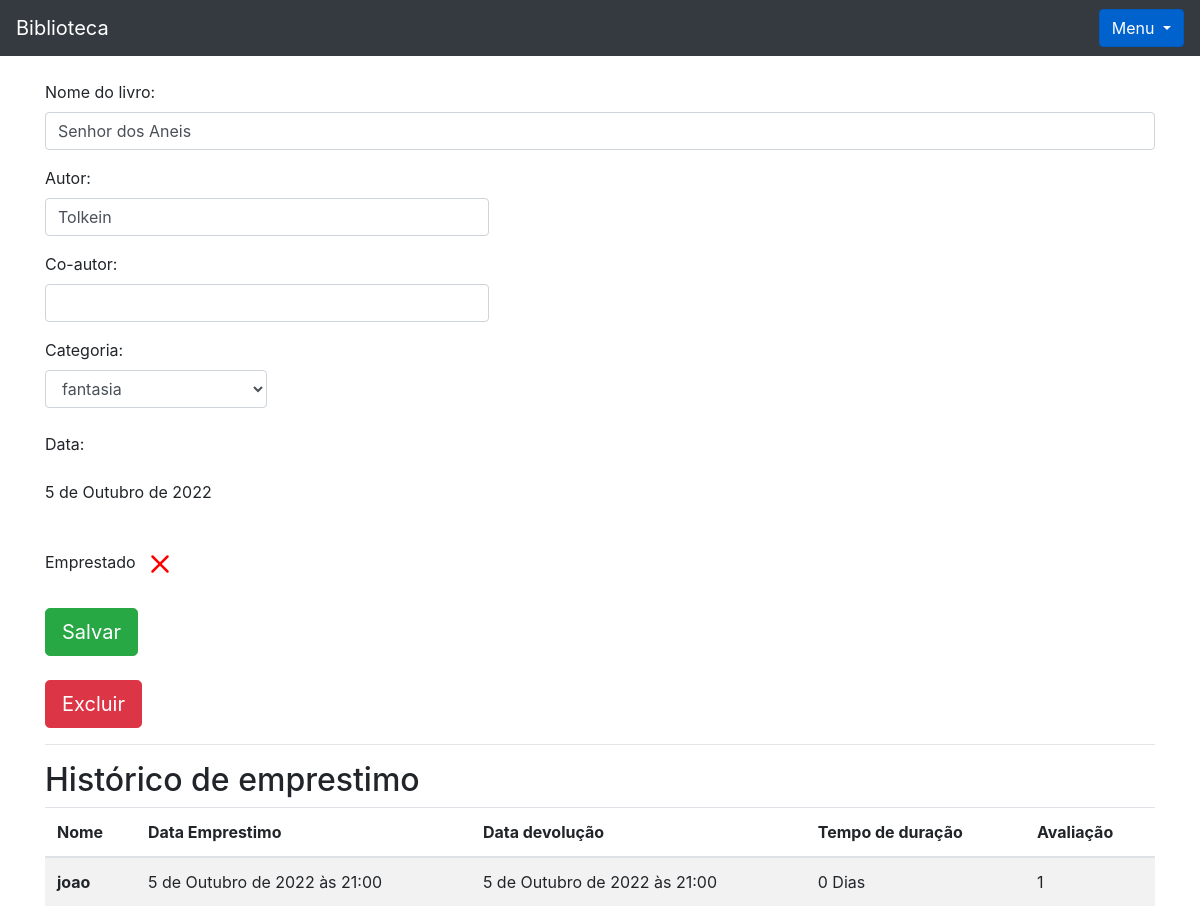
Screenshot of /livro/ver_livros/4 (signed in) with the database file from the repository.
### livro/models.py (models this page shows, shortened)
class Livros(models.Model):
    nome = models.CharField(max_length = 100)
    autor = models.CharField(max_length = 30)
    co_autor = models.CharField(max_length = 30, blank=True)
    data_cadastro = models.DateField(default= date.today)
    emprestado = models.BooleanField(default=False)
    categoria = models.ForeignKey(Categoria, on_delete=models.DO_NOTHING)
    usuario = models.ForeignKey(Usuario, on_delete=models.DO_NOTHING)
    class Meta: # a classe meta dentro de uma classe faz com que seja possivel alterar o nome da classe para que a visualização do admin não fique com duas letras s no final
        verbose_name = 'Livro'

class Emprestimos(models.Model):
    choices = (
        ('P', 'Pessimo'),
        ('R', 'Ruim'),
        ('B', 'Bom'),
        ('O', 'Otimo')
    )
    nome_emprestado = models.ForeignKey(Usuario, on_delete=models.DO_NOTHING, blank=True, null=True)
    nome_emprestado_anonimo = models.CharField(max_length=30, blank=True, null=True)
    data_emprestimo = models.DateTimeField(default=datetime.datetime.now())
    data_devolucao = models.DateTimeField(blank=True, null=True)
    livro = models.ForeignKey(Livros, on_delete=models.DO_NOTHING)
    avaliacao = models.CharField(max_length=1, choices=choices, blank=True, null=True)

### livro/views.py (the view)
# urls.py: path('ver_livros/<int:id>', views.ver_livros, name='ver_livros'),
def ver_livros(request, id):
    if request.session.get('usuario'):
        livro = Livros.objects.get(id = id)
        categoria_livro = Categoria.objects.filter(usuario = request.session.get('usuario'))
        if request.session['usuario'] == livro.usuario.id:
            usuario = Usuario.objects.get(id = request.session['usuario'])
            emprestimos = Emprestimos.objects.filter(livro = livro)
            form = CadastroLivro()
            form.fields['usuario'].initial = request.session['usuario']
            form.fields['categoria'].queryset = Categoria.objects.filter(usuario = usuario)
            form_categoria = CategoriaLivro()
            usuarios = Usuario.objects.all()
            livros = Livros.objects.filter(usuario_id = request.session.get('usuario'))
            livros_emprestar = Livros.objects.filter(usuario = usuario).filter(emprestado = False)
            livros_emprestados = Livros.objects.filter(usuario = usuario).filter(emprestado = True)
            return render(request, 'ver_livro.html', {'livro': livro,
                                                      'categoria_livro': categoria_livro,
                                                      'emprestimos': emprestimos,
                                                      'usuario_logado': request.session.get('usuario'),
                                                      'form': form,
                                                      'id_livro': id,
                                                      'form_categoria': form_categoria,
                                                      'usuarios': usuarios,
                                                      'livros': livros,
                                                      'livros_emprestar': livros_emprestar,
                                                      'livros_emprestados': livros_emprestados})
        else:
            return HttpResponse('esse livro não é seu')
    else:
        return redirect('/auth/login/?status=2')

### livro/forms.py
class CadastroLivro(forms.ModelForm):
    class Meta:
        model = Livros
        fields = '__all__'
    def __init__(self, *args, **kwargs):
        super().__init__(*args, **kwargs)
        self.fields['usuario'].widget = forms.HiddenInput()

class CategoriaLivro(forms.Form):
    nome = forms.CharField(max_length=30)
    descricao = forms.CharField(max_length=60)
    def __init__(self, *args, **kwargs):
        super().__init__(*args, **kwargs)
        self.fields['descricao'].widget = forms.Textarea()

### livro/models.py (called while the page is built)
    def __str__(self):
        return self.nome

### livro/templatetags/filtros.py (called while the page is built)
@register.filter
def mostra_duracao(value1, value2):
    if all((isinstance(value1, datetime), isinstance(value2, datetime))):
        dias = (value1 - value2).days
        texto = 'Dias'
        if dias == 1:
            texto = 'Dia'
        return f'{dias} {texto}'
    return 'Ainda não foi devolvido'

### livro/templates/ver_livro.html (shortened to what this page needs)
{% extends 'base.html' %}
{% load filtros %}
{% block 'conteudo' %}
  <div class="container">
      <br>
    <form action="{% url 'alterar_livro' %}" method="POST">
        <p>
          <label>Nome do livro:</label>
          <input class="form-control" type="texte" value="{{livro.nome}}" name="nome_livro">
        </p>
        <p>
          <label>Autor:</label>
          <input style="width: 40%;" class="form-control" type="texte" value="{{livro.autor}}" name="autor">
        </p>
        <p>
          <label>Co-autor:</label>
          <input style="width: 40%;" class="form-control" type="texte" value="{{livro.co_autor}}" name="co_autor">
        </p>
        <label>Categoria:</label>
        <select style="width: 20%;" class="form-control" name="categoria_id">
          {% for i in categoria_livro%}
            {% if livro.categoria.nome == i.nome %}
              <option value="{{i.id}}" selected>{{i}}</option>
            {% else %}
              <option value="{{i.id}}">{{i}}</option>
            {% endif%}
          {% endfor %}
        </select>
        <br>
        <p>
          <label>Data:</label>
          <p>{{livro.data_cadastro}}</p>
        </p>
        <br>
          <label>Emprestado</label>
          <br>
          <br>
        <input type="submit" class="btn btn-success btn-lg" value="Salvar">
    </form>
    <br>
    <button type="button" class="btn btn-danger btn-lg" data-toggle="modal" data-target="#exampleModal2">
      Excluir
    </button>
    <hr>
    <h2>Histórico de emprestimo</h2>
    <table class="table table-striped">
      <thead>
        <tr>
          <th scope="col">Nome</th>
          <th scope="col">Data Emprestimo</th>
          <th scope="col">Data devolução</th>
          <th scope="col">Tempo de duração</th>
          <th scope="col">Avaliação</th>
        </tr>
      </thead>
      <tbody>
        {% for i in emprestimos%}
          <tr>
            {% if i.nome_emprestado_anonimo == None %}
              <th scope="row">{{i.nome_emprestado}}</th>
            {% else %}
            <th scope="row">{{i.nome_emprestado_anonimo}}</th>
            {% endif%}
            <td>{{i.data_emprestimo}}</td>
            <td>{{i.data_devolucao}}</td>
            <td>{{i.data_devolucao|mostra_duracao:i.data_emprestimo  }}</td>
            <td>
            {% if i.avaliacao == None %}
              <button onclick="avaliacao({{i.id}})" class="btn btn-info" data-toggle="modal" data-target="#exampleModal1">AVALIAR</button>
            {% else%}
              {{i.avaliacao}}
            {% endif %}
            </td>
          </tr>
        {% endfor %}
      </tbody>
    </table>
  </div>
{% endblock %}

### rows the page displays
Livros: nome_livro "Senhor dos Aneis", autor "Tolkein", data_cadastro "5 de Outubro de 2022"
Emprestimos: nome_emprestado_anonimo "joao", data_emprestimo "5 de Outubro de 2022 às 21:00", data_devolucao "5 de Outubro de 2022 às 21:00", data_devolucao|mostra_duracao "0 Dias", avaliacao "1"

### other values shown
form field categoria_id "fantasia"
